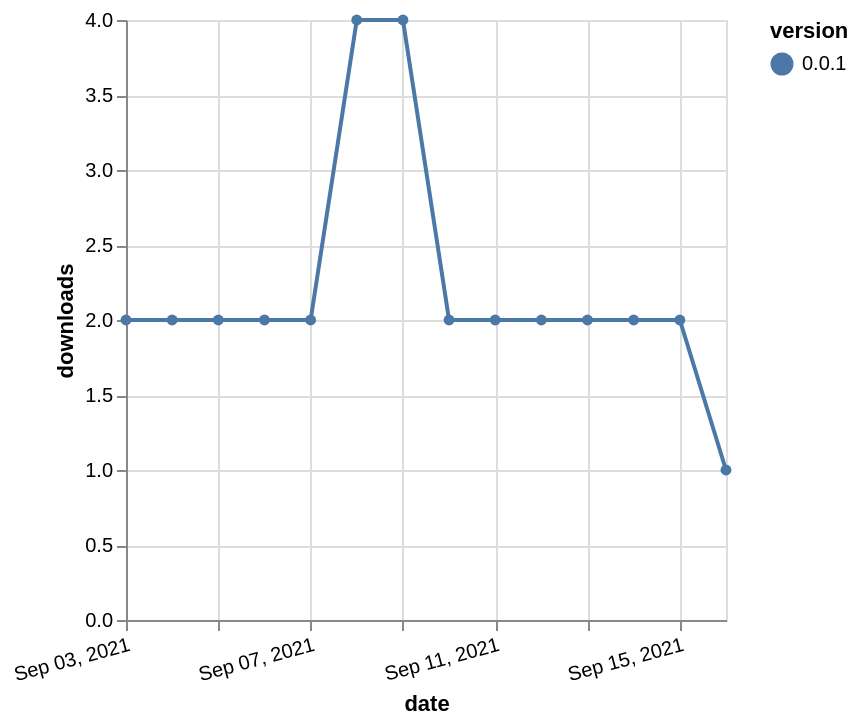

Specify this chart in Vega-Lite:
### Vega-Lite specification from a JSON file in a GitHub repository (floating-point values rounded to 4 significant figures)
{"$schema": "https://vega.github.io/schema/vega-lite/v5.json", "description": "A simple bar chart with embedded data.", "data": {"values": [{"date": "2021-09-03", "total": 801, "delta": 2, "version": "0.0.1"}, {"date": "2021-09-04", "total": 803, "delta": 2, "version": "0.0.1"}, {"date": "2021-09-05", "total": 805, "delta": 2, "version": "0.0.1"}, {"date": "2021-09-06", "total": 807, "delta": 2, "version": "0.0.1"}, {"date": "2021-09-07", "total": 809, "delta": 2, "version": "0.0.1"}, {"date": "2021-09-08", "total": 813, "delta": 4, "version": "0.0.1"}, {"date": "2021-09-09", "total": 817, "delta": 4, "version": "0.0.1"}, {"date": "2021-09-10", "total": 819, "delta": 2, "version": "0.0.1"}, {"date": "2021-09-11", "total": 821, "delta": 2, "version": "0.0.1"}, {"date": "2021-09-12", "total": 823, "delta": 2, "version": "0.0.1"}, {"date": "2021-09-13", "total": 825, "delta": 2, "version": "0.0.1"}, {"date": "2021-09-14", "total": 827, "delta": 2, "version": "0.0.1"}, {"date": "2021-09-15", "total": 829, "delta": 2, "version": "0.0.1"}, {"date": "2021-09-16", "total": 830, "delta": 1, "version": "0.0.1"}]}, "width": "container", "mark": {"type": "line", "point": {"filled": true}}, "encoding": {"x": {"field": "date", "type": "temporal", "timeUnit": "yearmonthdate", "title": "date", "axis": {"labelAngle": -15}}, "y": {"field": "delta", "type": "quantitative", "title": "downloads"}, "color": {"field": "version", "type": "nominal"}, "tooltip": {"field": "delta"}}}
